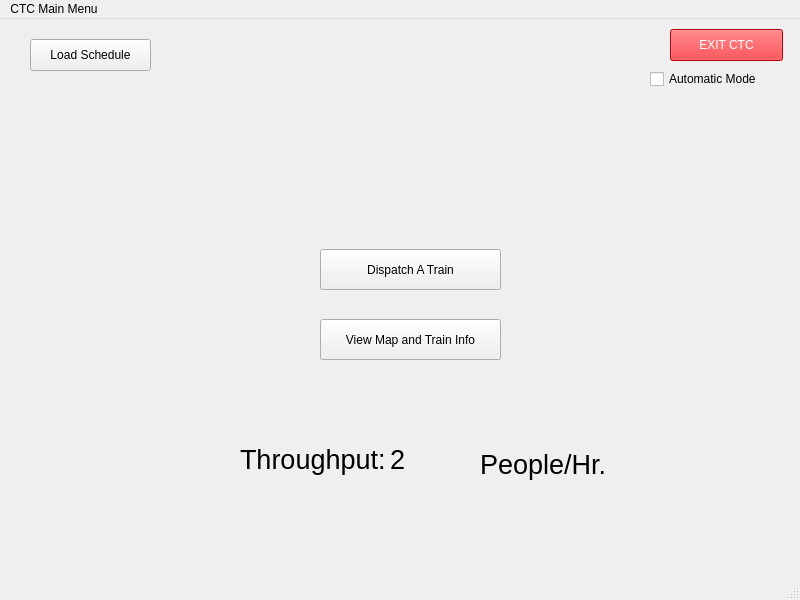
<?xml version="1.0" encoding="UTF-8"?>
<ui version="4.0">
 <class>MainWindow</class>
 <widget class="QMainWindow" name="MainWindow">
  <property name="geometry">
   <rect>
    <x>0</x>
    <y>0</y>
    <width>800</width>
    <height>600</height>
   </rect>
  </property>
  <property name="windowTitle">
   <string>MainWindow</string>
  </property>
  <widget class="QWidget" name="centralwidget">
   <widget class="QPushButton" name="LoadSchedule">
    <property name="geometry">
     <rect>
      <x>30</x>
      <y>20</y>
      <width>121</width>
      <height>32</height>
     </rect>
    </property>
    <property name="text">
     <string>Load Schedule</string>
    </property>
   </widget>
   <widget class="QPushButton" name="Exit">
    <property name="geometry">
     <rect>
      <x>670</x>
      <y>10</y>
      <width>113</width>
      <height>32</height>
     </rect>
    </property>
    <property name="styleSheet">
     <string notr="true">background-color: rgb(252, 1, 7);
color: rgb(255, 255, 255);</string>
    </property>
    <property name="text">
     <string>EXIT CTC</string>
    </property>
   </widget>
   <widget class="QPushButton" name="Dispatch">
    <property name="geometry">
     <rect>
      <x>320</x>
      <y>230</y>
      <width>181</width>
      <height>41</height>
     </rect>
    </property>
    <property name="text">
     <string>Dispatch A Train</string>
    </property>
   </widget>
   <widget class="QPushButton" name="Map">
    <property name="geometry">
     <rect>
      <x>320</x>
      <y>300</y>
      <width>181</width>
      <height>41</height>
     </rect>
    </property>
    <property name="text">
     <string>View Map and Train Info</string>
    </property>
   </widget>
   <widget class="QCheckBox" name="AutomaticToggle">
    <property name="geometry">
     <rect>
      <x>650</x>
      <y>50</y>
      <width>131</width>
      <height>20</height>
     </rect>
    </property>
    <property name="text">
     <string>Automatic Mode</string>
    </property>
   </widget>
   <widget class="QLabel" name="ThroughputValue">
    <property name="geometry">
     <rect>
      <x>390</x>
      <y>420</y>
      <width>61</width>
      <height>41</height>
     </rect>
    </property>
    <property name="font">
     <font>
      <pointsize>20</pointsize>
     </font>
    </property>
    <property name="text">
     <string>2</string>
    </property>
   </widget>
   <widget class="QLabel" name="ThroughputUnits">
    <property name="geometry">
     <rect>
      <x>480</x>
      <y>420</y>
      <width>131</width>
      <height>51</height>
     </rect>
    </property>
    <property name="font">
     <font>
      <pointsize>20</pointsize>
     </font>
    </property>
    <property name="text">
     <string>People/Hr.</string>
    </property>
   </widget>
   <widget class="QLabel" name="ThroughputText">
    <property name="geometry">
     <rect>
      <x>240</x>
      <y>410</y>
      <width>151</width>
      <height>61</height>
     </rect>
    </property>
    <property name="font">
     <font>
      <pointsize>20</pointsize>
     </font>
    </property>
    <property name="text">
     <string>Throughput:</string>
    </property>
   </widget>
   <widget class="QLabel" name="automodetext">
    <property name="geometry">
     <rect>
      <x>190</x>
      <y>190</y>
      <width>461</width>
      <height>31</height>
     </rect>
    </property>
    <property name="styleSheet">
     <string notr="true">color: rgb(252, 1, 7);</string>
    </property>
    <property name="text">
     <string/>
    </property>
   </widget>
  </widget>
  <widget class="QMenuBar" name="menubar">
   <property name="geometry">
    <rect>
     <x>0</x>
     <y>0</y>
     <width>800</width>
     <height>24</height>
    </rect>
   </property>
   <widget class="QMenu" name="menuCTC_Main_Menu">
    <property name="title">
     <string>CTC Main Menu</string>
    </property>
   </widget>
   <addaction name="menuCTC_Main_Menu"/>
  </widget>
  <widget class="QStatusBar" name="statusbar"/>
 </widget>
 <resources/>
 <connections/>
</ui>
